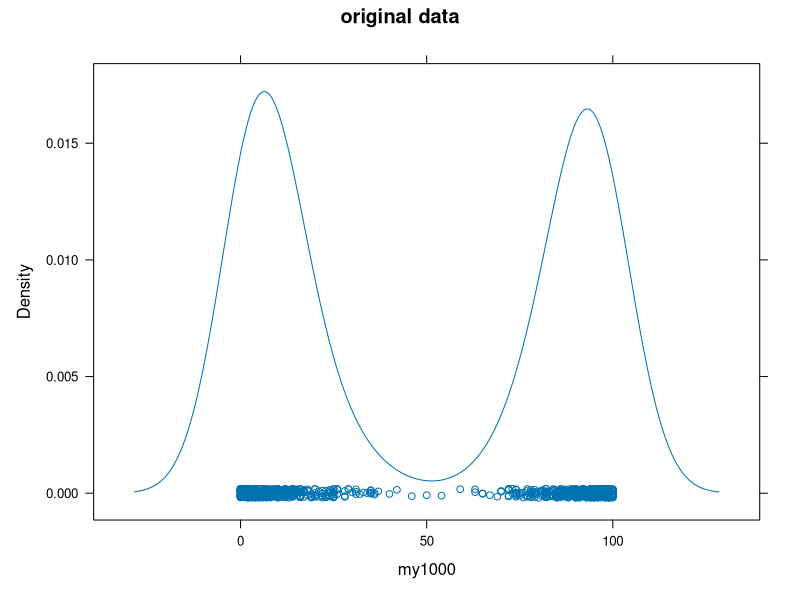
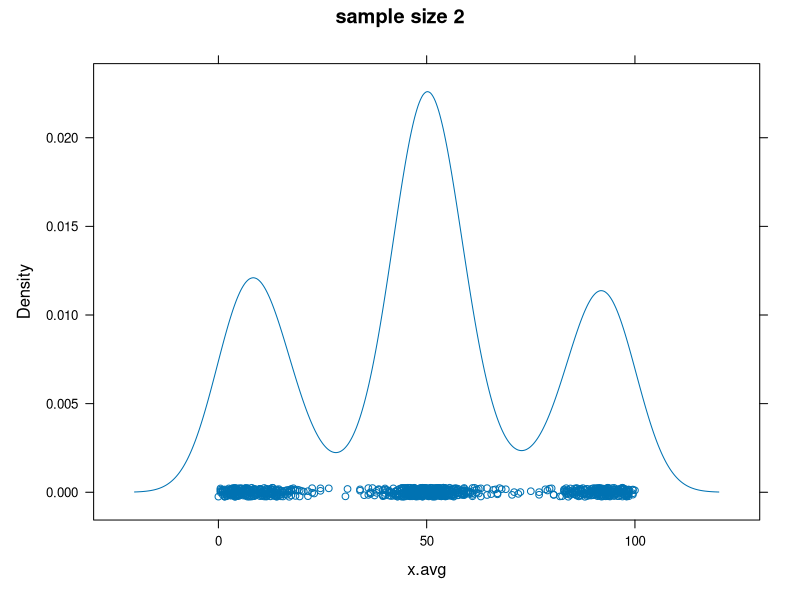
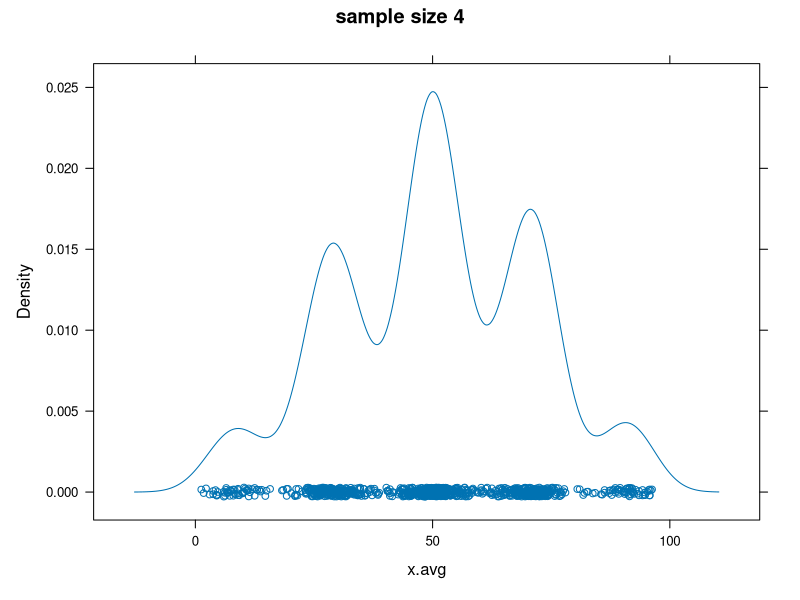
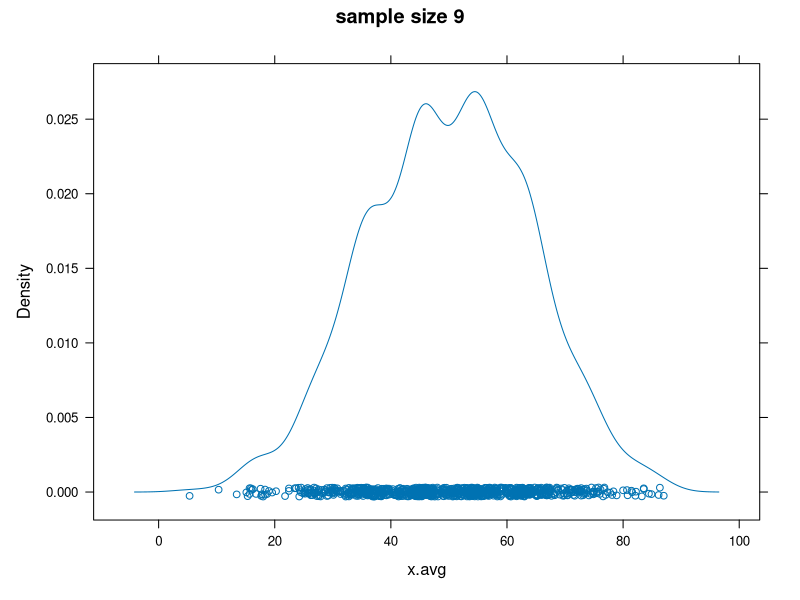
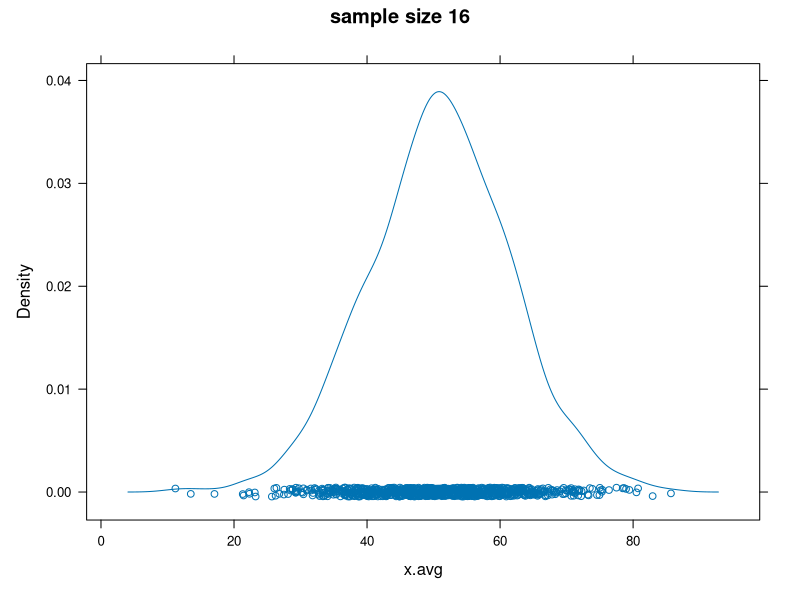
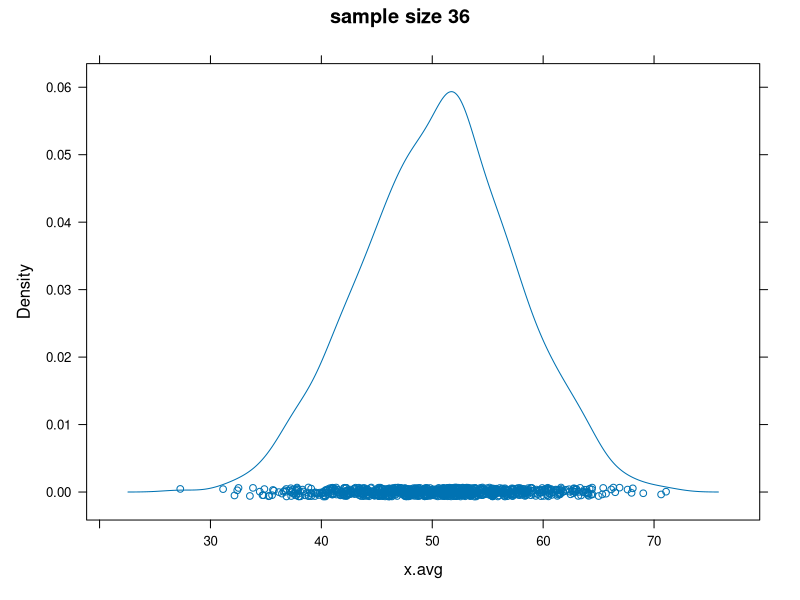

Reproduce these figures in R, in order.
## ---- chunk 1
knitr::opts_chunk$set(echo = TRUE)
require(tidyverse)
require(lattice)
## ---- chunk 2
Homers_data <- read.csv(file="Homers_data.csv")
my1000 <- sample(Homers_data$kkardashtemp ,size = 1000, replace=T)
densityplot(my1000,main="original data")
options(digits = 1)
## ---- chunk 3
numb = 2
Hdata   <- sample(Homers_data$kkardashtemp ,size = numb*1000, replace=T)
mdata  <-matrix(Hdata,nrow=1000,ncol=numb)
x.avg <- apply(mdata,1,mean)
densityplot(x.avg,main="sample size 2")
## ---- chunk 4
numb = 4
Hdata   <- sample(Homers_data$kkardashtemp ,size = numb*1000, replace=T)
mdata  <-matrix(Hdata,nrow=1000,ncol=numb)
x.avg <- apply(mdata,1,mean)
densityplot(x.avg,main="sample size 4")
## ---- chunk 5
numb = 9
Hdata   <- sample(Homers_data$kkardashtemp ,size = numb*1000, replace=T)
mdata  <-matrix(Hdata,nrow=1000,ncol=numb)
x.avg <- apply(mdata,1,mean)
densityplot(x.avg,main="sample size 9")
## ---- chunk 6
numb = 16
Hdata   <- sample(Homers_data$kkardashtemp ,size = numb*1000, replace=T)
mdata  <-matrix(Hdata,nrow=1000,ncol=numb)
x.avg <- apply(mdata,1,mean)
densityplot(x.avg,main="sample size 16")
## ---- chunk 7
numb = 36
Hdata   <- sample(Homers_data$kkardashtemp ,size = numb*1000, replace=T)
mdata  <-matrix(Hdata,nrow=1000,ncol=numb)
x.avg <- apply(mdata,1,mean)
densityplot(x.avg,main="sample size 36")
